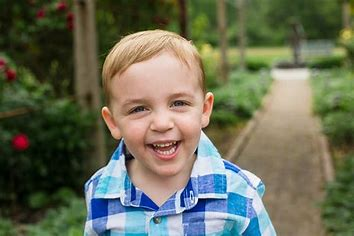
#> input picture OIP.jpeg, 354 x 236 px
$ python 8.py
#> lines starting #> are read from the running program, lines starting #| are printed output that depends on the picture; after the words box and inside, x2 and y2 are one past the last pixel; in counts of white or black regions, pixels touching at a corner belong together
import cv2
img  = cv2.imread('OIP.jpeg', 0)
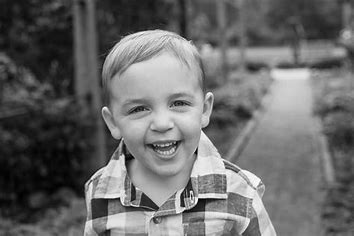
#> img: shape (236, 354); min 0, max 255, mean 105.4
canny = cv2.Canny(img ,100,200)
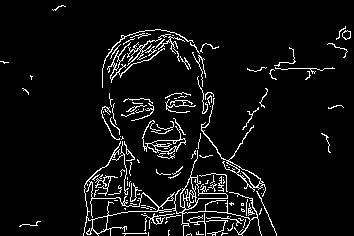
#> canny: shape (236, 354); 6.1% white in thin lines or dots
cv2.imshow('image' ,img )
cv2.imshow("canny" ,canny)
cv2.waitKey(0)
cv2.destroyAllWindows()

$ run again, with th (1).jpeg copied over OIP.jpeg
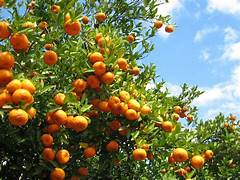
#> input picture th (1).jpeg, 240 x 180 px
#> `img  = cv2.imread('OIP.jpeg', 0)`:
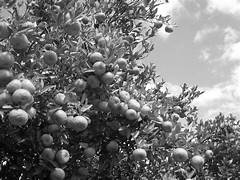
#> img: shape (180, 240); min 0, max 255, mean 116.5
#> `canny = cv2.Canny(img ,100,200)`:
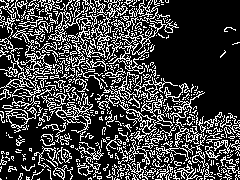
#> canny: shape (180, 240); 25.5% white in thin lines or dots

$ run again, with th (2).jpeg copied over OIP.jpeg
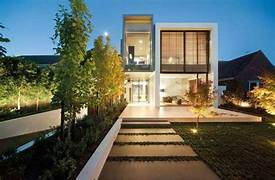
#> input picture th (2).jpeg, 275 x 180 px
#> `img  = cv2.imread('OIP.jpeg', 0)`:
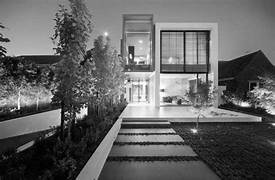
#> img: shape (180, 275); min 0, max 255, mean 100.1
#> `canny = cv2.Canny(img ,100,200)`:
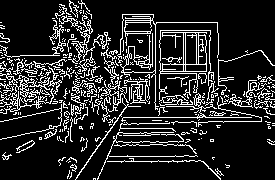
#> canny: shape (180, 275); 16.1% white in thin lines or dots

$ run again, with th.jpeg copied over OIP.jpeg
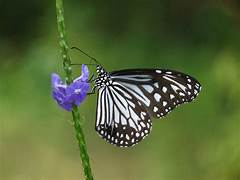
#> input picture th.jpeg, 240 x 180 px
#> `img  = cv2.imread('OIP.jpeg', 0)`:
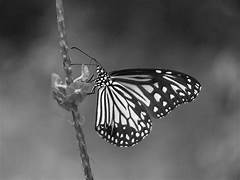
#> img: shape (180, 240); min 0, max 255, mean 92.3
#> `canny = cv2.Canny(img ,100,200)`:
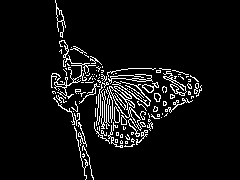
#> canny: shape (180, 240); 6.7% white in thin lines or dots, all inside (x1, y1, x2, y2) = (51, 0, 202, 180)
